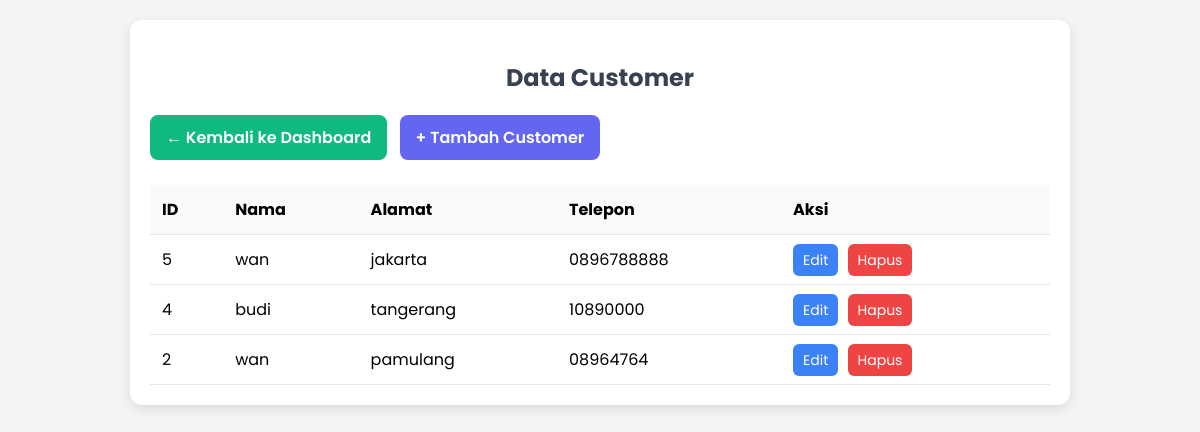
Page /views/customer/index.php (signed in) on the committed database.
### tables this page shows
CREATE TABLE `customer` (
  `id_customer` int(11) NOT NULL,
  `nama_customer` varchar(100) NOT NULL,
  `alamat` text DEFAULT NULL,
  `telepon` varchar(20) DEFAULT NULL
);

### models/Customer.php (called while the page is built, shortened)
<?php
class Customer {
    private $conn;
    private $table = "customer";
    public function __construct($db) { $this->conn = $db; }
    function readAll() {
        $query = "SELECT * FROM {$this->table} ORDER BY id_customer DESC";
        return $this->conn->query($query);
    }
}
?>

### views/customer/index.php (the view, shortened to what this page needs)
<?php
include "../../models/Customer.php";
$database = new Database();
$db = $database->getConnection();
$customer = new Customer($db);
$stmt = $customer->readAll();
?>
<!DOCTYPE html>
<html>
<head>
</head>
<body>
<div class="container">
    <h2>Data Customer</h2>
    <a class="btn btn-dashboard" href="../../dashboard.php">← Kembali ke Dashboard</a>
    <a class="btn btn-add" href="tambah.php">+ Tambah Customer</a>
    <table>
        <tr>
            <th>ID</th><th>Nama</th><th>Alamat</th><th>Telepon</th><th>Aksi</th>
        </tr>
        <?php while ($row = $stmt->fetch(PDO::FETCH_ASSOC)) { ?>
        <tr>
            <td><?= $row['id_customer'] ?></td>
            <td><?= $row['nama_customer'] ?></td>
            <td><?= $row['alamat'] ?></td>
            <td><?= $row['telepon'] ?></td>
            <td class="aksi">
                <a class="edit" href="edit.php?id=<?= $row['id_customer'] ?>">Edit</a>
                <a class="hapus" href="hapus.php?id=<?= $row['id_customer'] ?>" onclick="return confirm('Yakin hapus data?')">Hapus</a>
            </td>
        </tr>
        <?php } ?>
    </table>
</div>
</body>
</html>

### views/customer/index.php (style rules this page uses)
body { font-family: 'Poppins', sans-serif; background: #f3f4f6; margin:0; padding:20px; }
.container { max-width:900px; margin:auto; background:#fff; padding:20px; border-radius:12px; box-shadow:0 4px 12px rgba(0,0,0,0.1); }
h2 { text-align:center; margin-bottom:20px; color:#374151; }
.btn { display:inline-block; padding:10px 16px; border-radius:8px; font-weight:600; text-decoration:none; margin-bottom:15px; transition:.3s; }
.btn-dashboard { background:#10b981; color:#fff; margin-right:8px; }
.btn-add { background:#6366f1; color:#fff; }
table { width:100%; border-collapse:collapse; margin-top:10px; }
th,td { padding:12px; border-bottom:1px solid #e5e7eb; text-align:left; }
th { background:#f9fafb; }
.aksi a { padding:6px 10px; border-radius:6px; text-decoration:none; margin-right:5px; font-size:14px; }
.edit { background:#3b82f6; color:#fff; }
.hapus { background:#ef4444; color:#fff; }

### rows in the picture
customer: id_customer "5", nama_customer "wan", alamat "jakarta", telepon "0896788888"
customer: id_customer "4", nama_customer "budi", alamat "tangerang", telepon "10890000"
customer: id_customer "2", nama_customer "wan", alamat "pamulang", telepon "08964764"
